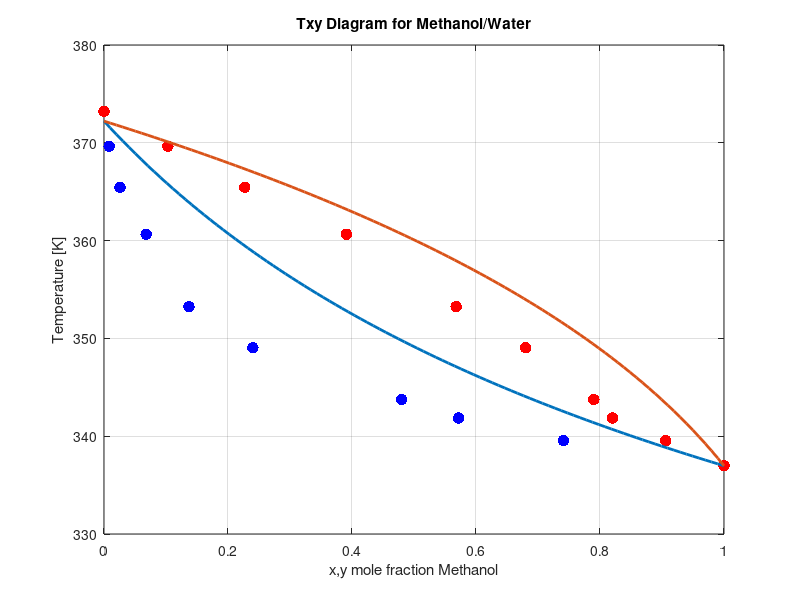

MATLAB code for this plot:
%% Bubble and Dew Point Calculations
%
% These notes demonstrate bubble point and dew point calculations in
% Matlab.

%% Antoine Coefficients 
% The following data for methanol (MeOH) and water (H2O) are taken from
% Appendix B.4 of the textbook. Note that the units are assumed to be mmHg
% for pressure, and degrees C for temperature.

clear all

A.MeOH = 7.97328;
B.MeOH = 1515.14;
C.MeOH = 232.85;

A.H2O = 7.96681;
B.H2O = 1668.21;
C.H2O = 228.0;

%% Antoine Equation
% The following functions implement Antoine's equation for MeOH and H2O.
% The units are converted to accept temperature in degrees Kelvin and
% return pressure in kPa.

Psat.MeOH = @(T) (101.325/760)*(10.^(A.MeOH - B.MeOH/((T-273.15) + C.MeOH)));
Psat.H2O  = @(T) (101.325/760)*(10.^(A.H2O - B.H2O/((T-273.15) + C.H2O)));

%%
% Plot Saturate Pressure vs. Temperature

T = linspace(330,370,100);
plot(T,arrayfun(Psat.MeOH,T),T,arrayfun(Psat.H2O,T));
xlabel('Temperature [deg K]');
ylabel('Pressure [kPa]');
title('Saturation (Vapor) Pressure');
legend('Methanol','Water','Location','Best');
grid;

%% Boiling Points
% As an initial check, we compute the  boiling points of methanol and
% water. Here we use implement a straightforward calculation.

P = 101.325;

Tboil.MeOH = fzero(@(T) Psat.MeOH(T) - P, 300);
Tboil.H2O = fzero(@(T) Psat.H2O(T) - P, 300);

disp(['Boiling Points [deg K] at ',num2str(P),' kPa:']);
disp(Tboil);

%% Bubble Point Calculations
% The bubble point calculations begin by solving the equation
%
% $$\underbrace{\sum_{i} x_i \frac{P^{sat}_i(T)}{P} - 1}_{f_{bub}(P,T,x)} = 0 $$
%

fbub = @(P,T,x) x*Psat.MeOH(T)/P + (1-x)*Psat.H2O(T)/P - 1;

%%
% Given P and x, the bubble point temperature is the value of T for which
%
% $$f_{bub}(P,T,x) = 0$$

P = 97.99;
x.MeOH = 0.24;

Tbub = fzero(@(T)fbub(P,T,x.MeOH),360);

disp('Bubble Point Temperature');
disp(Tbub);

%%
% Once the bubble point temperature has been found, we can compute the
% vapor phase composition by Raoult's law
%
% $$ y_i = \frac{P^{sat}_i(T_{bub})}{P}x_i $$

x.H2O = 1 - x.MeOH;

y.MeOH = x.MeOH*Psat.MeOH(Tbub)/P;
y.H2O = x.H2O*Psat.H2O(Tbub)/P;

%%
% Display summary of results

disp(['Pressure: ',num2str(P),' kPa']);
disp(['Bubble Point Temperature ',num2str(Tbub),' deg K']);
disp(['Liquid Phase Composition:']);
disp(x);
disp(['Vapor Phase Composition:']);
disp(y);

%% Dew Point Calculations
% The dew point calculations begin by solving the equation
%
% $$\underbrace{\sum_i y_i \frac{P}{P^{sat}_i(T)} - 1}_{f_{dew}(P,T,y)} = 0 $$

fdew = @(P,T,y) y*P/Psat.MeOH(T) + (1-y)*P/Psat.H2O(T) - 1;

%%
% Given P and y, the dew point temperature is the value of T for which 
%
% $$f_{dew}(P,T,y) = 0$$

P = 97.99;
y.MeOH = 0.4;

Tdew = fzero(@(T) fdew(P,T,y.MeOH),360);

disp('Dew Point Temperature');
disp(Tdew);

%%
% Once the dew point temperature has been determined, the liquid phase
% composition is found from Raoult's law
%
% $$x_i = y_i \frac{P}{P^{sat}_i(T_{dew})}$$

y.H2O = 1 - y.MeOH;

x.MeOH = y.MeOH*P/Psat.MeOH(Tdew);
x.H2O = y.H2O*P/Psat.H2O(Tdew);

%%
% Display summary of results

disp(['Pressure: ',num2str(P),' kPa']);
disp(['Dew Point Temperature ',num2str(Tdew),' deg K']);
disp(['Liquid Phase Composition:']);
disp(x);
disp(['Vapor Phase Composition:']);
disp(y);

%% Txy Diagram
% Vapor/Liquid Equilibrium data is commonly displayed in the form of a
% T-x-y diagram. For example, the following experimental data for a binary
% Methanol/Water system is available from
% |http://www.ddbst.com/en/EED/VLE/VLE%20Methanol%3BWater.php|

% Experimental Data
P = 97.99;
Texpt = [373.22 369.65 365.45 360.65 353.25 349.05 343.75 341.85 339.55 336.98];
xexpt = [0.0000 0.0084 0.0258 0.0680 0.1370 0.2400 0.4800 0.5720 0.7410 1.0000];
yexpt = [0.0000 0.1030 0.2270 0.3910 0.5680 0.6800 0.7900 0.8200 0.9060 1.0000];

plot(xexpt,Texpt,'b.','Markersize',25);
hold on;
plot(yexpt,Texpt,'r.','Markersize',25);
grid;
xlabel('x,y mole fraction Methanol');
ylabel('Temperature [K]');
title('Txy Diagram for Methanol/Water');

%%
% Given pressure and the liquid (or vapor) composition, we can solve for
% the bubble (or dew) point temperature.  We


% Add our calculations

P = 97.99;
Tbub = @(x) fzero(@(T) fbub(P,T,x), 360);
Tdew = @(y) fzero(@(T) fdew(P,T,y), 360);

x = linspace(0,1,100);
plot(x,arrayfun(Tbub,x),'Linewidth',2)

y = linspace(0,1,100);
plot(y,arrayfun(Tdew,y),'Linewidth',2);
hold off;
